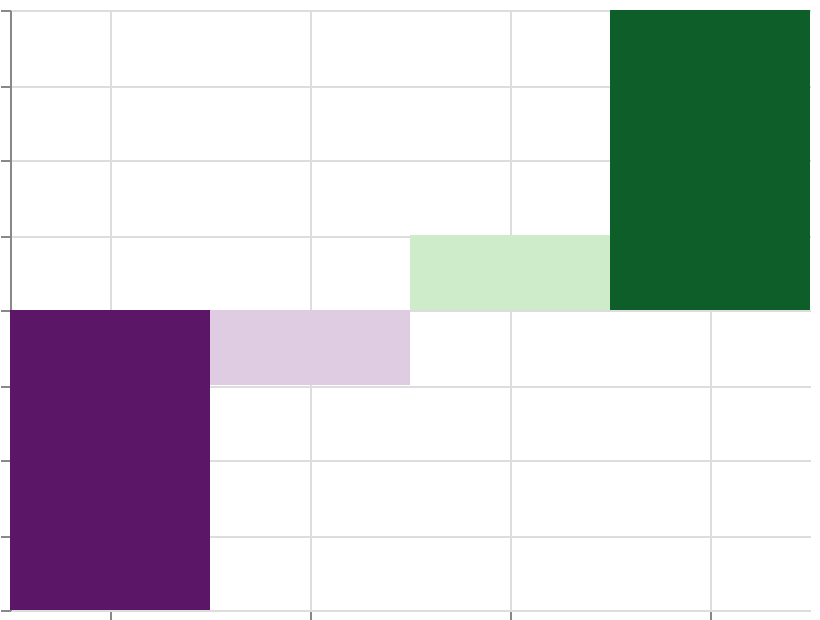

Write the Vega-Lite specification saved for this chart.
### Vega specification from a JSON file in a GitHub repository (floating-point values rounded to 4 significant figures)
{"$schema": "https://vega.github.io/schema/vega/v6.json", "width": 400, "height": 300, "padding": 5, "autosize": "none", "data": [{"name": "table", "values": [{"cat": "A", "val": -20}, {"cat": "B", "val": -5}, {"cat": "C", "val": 5}, {"cat": "D", "val": 20}]}], "scales": [{"name": "x", "type": "band", "domain": {"data": "table", "field": "cat", "sort": true}, "range": "width"}, {"name": "y", "type": "linear", "domain": {"data": "table", "field": "val"}, "range": [{"signal": "height"}, 0], "zero": true, "nice": true}, {"name": "color", "type": "linear", "domain": {"data": "table", "field": "val"}, "range": {"scheme": "purplegreen"}}], "marks": [{"type": "rect", "from": {"data": "table"}, "encode": {"update": {"x": {"scale": "x", "field": "cat"}, "width": {"scale": "x", "band": 1}, "y": {"scale": "y", "field": "val"}, "y2": {"scale": "y", "value": 0}, "fill": {"scale": "color", "field": "val"}}}}], "axes": [{"scale": "x", "orient": "bottom", "grid": true, "labels": false}, {"scale": "y", "orient": "left", "grid": true, "labels": false}], "legends": [{"fill": "color"}]}
